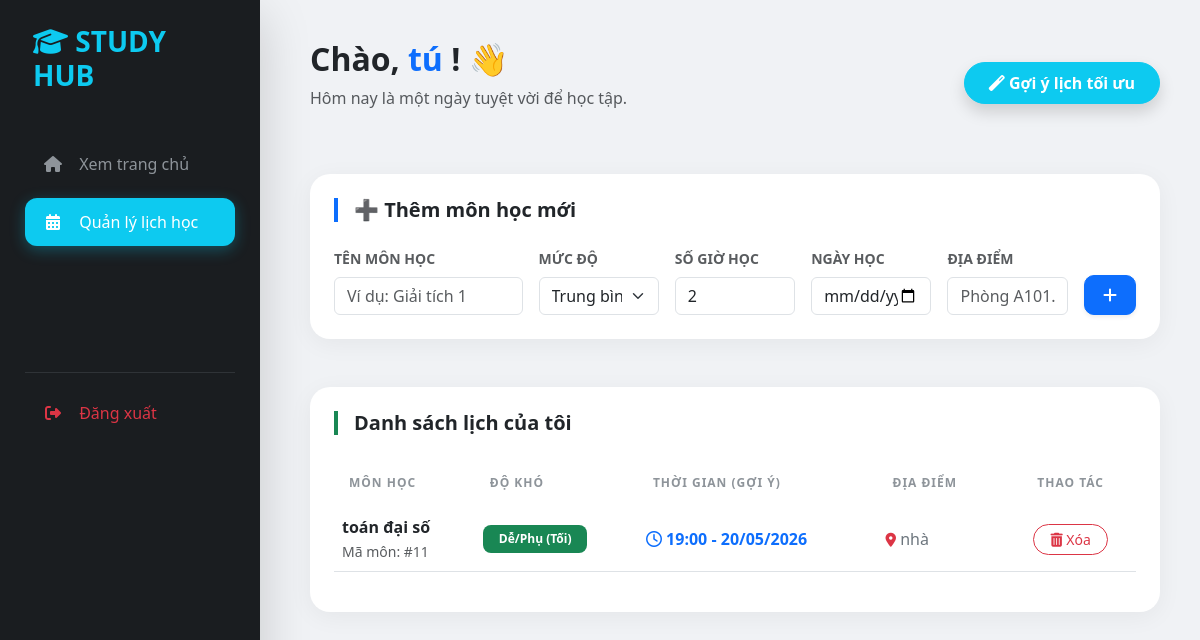
The page /manage/ (signed in) on the database its author committed.
### schedule/models.py (models this page shows, shortened)
class ThoiGianBieu(models.Model):
    sinh_vien = models.ForeignKey(
        User,
        on_delete=models.CASCADE,
        null=True,
        blank=True,
        verbose_name="Sinh viên"
    )
    ten_mon = models.CharField(max_length=200, verbose_name="Tên môn học")
    DO_KHO_CHOICES = [
        ('cao', 'Khó/Quan trọng (Sáng)'),
        ('vua', 'Trung bình (Chiều)'),
        ('thap', 'Dễ/Phụ (Tối)'),
    ]
    do_kho = models.CharField(
        max_length=10,
        choices=DO_KHO_CHOICES,
        default='vua',
        verbose_name="Độ khó môn học"
    )
    thoi_luong = models.IntegerField(default=2, verbose_name="Số tiếng cần học (giờ)")
    ngay_hoc = models.DateField(null=True, blank=True, verbose_name="Ngày muốn học")
    thoi_gian = models.DateTimeField(
        null=True,
        blank=True,
        verbose_name="Thời gian bắt đầu (Do máy gợi ý)"
    )
    phong_hoc = models.CharField(max_length=50, blank=True, verbose_name="Phòng học/Địa điểm")
    class Meta:
        verbose_name = "Lịch học"
        verbose_name_plural = "Danh sách lịch học"
        ordering = ['ngay_hoc', 'thoi_gian']

### schedule/views.py (the view)
# urls.py: path('manage/', views.manage, name='manage'),
@login_required(login_url='login')
def manage(request):
    if request.method == 'POST':
        form = ThoiGianBieuForm(request.POST)
        if form.is_valid():
            new_item = form.save(commit=False)
            new_item.sinh_vien = request.user
            new_item.save()
            return redirect('manage')
    else:
        form = ThoiGianBieuForm()
    items = ThoiGianBieu.objects.filter(sinh_vien=request.user).order_by('-id')
    return render(request, 'schedule/manage.html', {'lich': items, 'form': form})

### schedule/templates/schedule/manage.html (shortened to what this page needs)
<!DOCTYPE html>
<html lang="vi">
<head>
    <link href="https://cdn.jsdelivr.net/npm/bootstrap@5.3.0/dist/css/bootstrap.min.css" rel="stylesheet">
    <link rel="stylesheet" href="https://cdnjs.cloudflare.com/ajax/libs/font-awesome/6.4.0/css/all.min.css">
</head>
<body>
    <div class="sidebar shadow-lg">
        <h3 class="text-info fw-bold mb-5 px-2"><i class="fas fa-graduation-cap"></i> <span>STUDY HUB</span></h3>
        <nav class="nav flex-column">
            <a class="nav-link" href="{% url 'home' %}"><i class="fas fa-home"></i> <span>Xem trang chủ</span></a>
            <a class="nav-link active" href="{% url 'manage' %}"><i class="fas fa-calendar-alt"></i> <span>Quản lý lịch học</span></a>
            <div style="margin-top: 100px;">
                <hr class="text-secondary opacity-25">
                <a class="nav-link text-danger" href="{% url 'logout' %}"><i class="fas fa-sign-out-alt"></i> <span>Đăng xuất</span></a>
            </div>
        </nav>
    </div>
    <div class="main-content">
        <div class="d-flex justify-content-between align-items-center mb-5">
            <div>
                <h2 class="fw-bold text-dark">Chào, <span class="text-primary">{{ request.user.username }}</span>! 👋</h2>
                <p class="text-muted">Hôm nay là một ngày tuyệt vời để học tập.</p>
            </div>
            <a href="{% url 'auto_suggest' %}" class="btn btn-info text-white fw-bold px-4 py-2 shadow rounded-pill hover-zoom">
                <i class="fas fa-magic"></i> Gợi ý lịch tối ưu
            </a>
        </div>
        <div class="card card-custom p-4 mb-5">
            <h5 class="text-dark fw-bold mb-4 border-start border-primary border-4 ps-3">➕ Thêm môn học mới</h5>
            <form method="POST" class="row g-3 align-items-end">
                <div class="col-md-3">
                    <label class="form-label small fw-bold text-muted text-uppercase">Tên môn học</label>
                    {{ form.ten_mon }}
                </div>
                <div class="col-md-2">
                    <label class="form-label small fw-bold text-muted text-uppercase">Mức độ</label>
                    {{ form.do_kho }}
                </div>
                <div class="col-md-2">
                    <label class="form-label small fw-bold text-muted text-uppercase">Số giờ học</label>
                    {{ form.thoi_luong }}
                </div>
                <div class="col-md-2">
                    <label class="form-label small fw-bold text-muted text-uppercase">Ngày học</label>
                    {{ form.ngay_hoc }}
                </div>
                <div class="col-md-2">
                    <label class="form-label small fw-bold text-muted text-uppercase">Địa điểm</label>
                    {{ form.phong_hoc }}
                </div>
                <div class="col-md-1">
                    <button type="submit" class="btn btn-primary w-100 shadow-sm fw-bold" style="height: 40px; border-radius: 10px;">
                        <i class="fas fa-plus"></i>
                    </button>
                </div>
            </form>
        </div>
        <div class="card card-custom p-4">
            <h5 class="text-dark fw-bold mb-4 border-start border-success border-4 ps-3">Danh sách lịch của tôi</h5>
            <div class="table-responsive">
                <table class="table align-middle table-hover">
                    <thead>
                        <tr>
                            <th>MÔN HỌC</th>
                            <th>ĐỘ KHÓ</th>
                            <th>THỜI GIAN (GỢI Ý)</th>
                            <th>ĐỊA ĐIỂM</th>
                            <th class="text-center">THAO TÁC</th>
                        </tr>
                    </thead>
                    <tbody>
                        {% for item in lich %}
                        <tr>
                            <td>
                                <div class="fw-bold text-dark">{{ item.ten_mon }}</div>
                                <small class="text-muted">Mã môn: #{{ item.id }}</small>
                            </td>
                            <td>
                                <span class="badge
                                    {% if item.do_kho == 'cao' %}bg-danger
                                    {% elif item.do_kho == 'vua' %}bg-warning text-dark
                                    {% else %}bg-success{% endif %} p-2 px-3">
                                    {{ item.get_do_kho_display }}
                                </span>
                            </td>
                            <td>
                                <div class="text-primary fw-bold">
                                    {% if item.thoi_gian %}
                                        <i class="far fa-clock"></i> {{ item.thoi_gian|date:"H:i - d/m/Y" }}
                                    {% else %}
                                        <span class="text-muted fw-normal"><em>⏳ Chờ nhấn "Gợi ý"...</em></span>
                                    {% endif %}
                                </div>
                            </td>
                            <td>
                                <span class="text-secondary">
                                    <i class="fas fa-location-dot text-danger small"></i> {{ item.phong_hoc|default:"Chưa rõ" }}
                                </span>
                            </td>
                            <td class="text-center">
                                <a href="{% url 'delete_lich' item.id %}" class="btn btn-sm btn-outline-danger px-3 rounded-pill hover-zoom" onclick="return confirm('Bạn muốn xóa môn này?')">
                                    <i class="fas fa-trash-alt"></i> Xóa
                                </a>
                            </td>
                        </tr>
                        {% endfor %}
                    </tbody>
                </table>
            </div>
        </div>
    </div>
</body>
</html>

### schedule/templates/schedule/manage.html (style rules this page uses)
body { background-color: #f0f2f5; font-family: 'Segoe UI', Tahoma, Geneva, Verdana, sans-serif; }
.sidebar { background: #1a1d20; min-height: 100vh; color: white; padding: 25px; position: fixed; width: 260px; z-index: 1000; transition: 0.3s; }
.main-content { margin-left: 270px; padding: 40px; }
.card-custom { border: none; border-radius: 20px; box-shadow: 0 5px 25px rgba(0,0,0,0.05); background: white; transition: 0.3s; }
.nav-link { color: #8e949a; padding: 12px 18px; margin-bottom: 10px; border-radius: 12px; transition: 0.3s; font-weight: 500; }
.nav-link.active { background: #0dcaf0; color: white !important; box-shadow: 0 4px 15px rgba(13, 202, 240, 0.3); }
.nav-link i { margin-right: 12px; width: 20px; text-align: center; }
.table thead { background-color: #f8f9fa; }
.table thead th { border: none; color: #8e949a; font-size: 0.75rem; text-transform: uppercase; letter-spacing: 1px; padding: 15px; }
.badge { border-radius: 8px; font-weight: 600; font-size: 0.75rem; }

### rows shown on the page
ThoiGianBieu: ten_mon "toán đại số", id "11", do_kho "Dễ/Phụ (Tối)", thoi_gian "19:00 - 20/05/2026", phong_hoc "nhà"

### other values the page prints
{{ request.user.username }} "tú"
